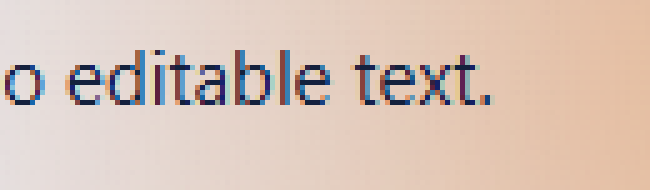
#> input picture tools/探针/样本/E6右端放大.png, 650 x 190 px
$ python -i 'P1前置-判据扫描2.py'   (imports and definitions only)
#> lines starting #> are read from the running program, lines starting #| are printed output that depends on the picture
# -*- coding: utf-8 -*-
r"""最后一次判据扫描：两个模型都跑，按「干净度」择优。

和上一轮的区别（这是重点）：
  上一轮结构 = "en 结果可疑吗？可疑才换 cyr"  ← 已证明走不通
  这一轮结构 = "两份都算好，谁更干净用谁"        ← 每张图多花 8.5ms，换掉猜错的风险

跑法：python "tools\脚本\P1前置-判据扫描2.py"
输出：tools\临时\_eslav\P1前置-判据扫描2.txt
"""
import json
import os
import sys

import numpy as np
import onnxruntime as ort
from PIL import Image

# [1 line not run here, left out]
ROOT = os.path.dirname(os.path.dirname(os.path.dirname(os.path.abspath(__file__))))
TMP = os.path.join(ROOT, 'tools', '临时', '_eslav')
REL = os.path.join(ROOT, 'release', 'v0.4.13', 'models', 'v5')
CORPUS = os.path.join(ROOT, 'tools', '语料')
OUT = []


def p(s=''):
    OUT.append(s)
    print(s)


def parse_dict_from_yml(path):
#> called with path = 'tools/临时/_eslav/itext_cyr.yml'
    items, started = [], False
    for line in open(path, encoding='utf-8', errors='replace'):
        st = line.strip()
        if st.startswith('character_dict'):
            started = True
            continue
        if not started:
            continue
        if st.startswith('- '):
            raw = st[2:].strip()
            if len(raw) >= 2 and raw[0] == raw[-1] and raw[0] in '\'"':
                raw = raw[1:-1]
            items.append(raw)
        elif st:
            break
#> further down, picture is the input picture: PIL image 650x190 RGBA; mean R, G, B, A 217.6, 197.1, 185.4, 255
    return items


class Rec:
    # [25 lines left out: functions __init__, run, not called in this run]


# [3 lines not run here, left out]
# [2 lines that did not run here, left out]


def split_lines(img, min_h=6):
#> called with min_h = 6
    g = img.convert('L')
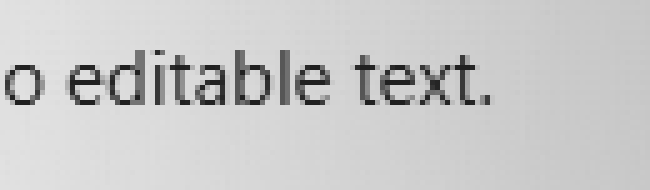
#> g: PIL image 650x190 L; min 32, max 225, mean 201.9
    w, h = g.size
#> w = 650; h = 190
    a = np.array(g)
    if a.mean() < 128:
        a = 255 - a
    ink = (a < 160).sum(axis=1)
#> ink = 190 values, max 265 at index 65, min 0 at index 0, mean 45.53
    thr = max(1, int(w * 0.005))
#> thr = 3
    rows = ink > thr
    bands, start = [], None
    for y, v in enumerate(rows):
        if v and start is None:
            start = y
        elif not v and start is not None:
            bands.append((start, y))
            start = None
#> this loop made 190 passes
#> (v, start) on pass 51: (True, 50)
#> v on passes 1 to 6: False, False, False, False, False, False
#> after the loop, bands = [(50, 105)]
    if start is not None:
        bands.append((start, h))
    merged = []
    gap_min = max(2, int(h * 0.02))
#> gap_min = 3
    for b in bands:
        if merged and b[0] - merged[-1][1] < gap_min:
            merged[-1] = [merged[-1][0], b[1]]
        else:
            merged.append(list(b))
#> this loop made 1 pass
#> after the loop, merged = [[50, 105]]
    out = []
    for y0, y1 in merged:
        if y1 - y0 < min_h:
            continue
        crop = img.crop((0, y0, w, y1))
        ga = np.array(crop.convert('L'))
        col = (ga < 160).sum(axis=0) if ga.mean() >= 128 else ((255 - ga) < 160).sum(axis=0)
        nz = np.nonzero(col > 0)[0]
        if len(nz):
            crop = crop.crop((max(0, nz[0] - 2), 0, min(w, nz[-1] + 3), y1 - y0))
        out.append(crop)
#> this loop made 1 pass
#> pass 1, in split_lines, `crop = img.crop((0, y0, w, y1))`:
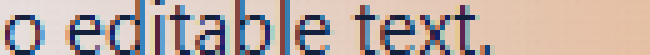
#> crop: PIL image 650x55 RGBA; mean R, G, B, A 189.4, 173.2, 166.6, 255
#> pass 1, in split_lines, `ga = np.array(crop.convert('L'))`:
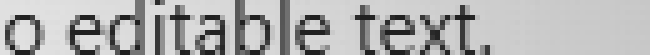
#> ga: shape (55, 650); min 32, max 225, mean 177.3
#> pass 1, in split_lines, `crop = crop.crop((max(0, nz[0] - 2), 0, min(w, nz[-1] + 3), y1 - y0))`:
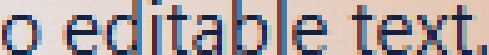
#> crop: PIL image 489x55 RGBA; mean R, G, B, A 176.5, 165.9, 165.1, 255
#> after the loop, out = 1 item
    return out if out else [img]


def norm(s):
    return ''.join(c.lower() for c in (s or '') if c.isalnum())


# [42 lines left out: functions lcs_ratio, quality, pick, not called in this run]


# ================= 语料 A：俄文 =================
# [1 line not run here, left out]
truth = {}
# [9 lines not run here, left out]

RU = sorted(k for k in truth if k.startswith(('材料1-B2', '材料2-R', '材料3-M3')))
ru = []
# [21 lines not run here, left out]

ru_ok = sum(1 for r in ru if r[5])
# [10 lines not run here, left out]
en = []
# [10 lines not run here, left out]

base = sum(1 for r in en if lcs_ratio(r['want'], r['te']) >= 0.90)
now = sum(1 for r in en if r['ok'])
# [6 lines not run here, left out]

lost = [r for r in en if lcs_ratio(r['want'], r['te']) >= 0.90 and not r['ok']]
gain = [r for r in en if lcs_ratio(r['want'], r['te']) < 0.90 and r['ok']]
# [11 lines not run here, left out]

txt = '\n'.join(OUT) + '\n'
# [3 lines not run here, left out]

>>> from PIL import Image
>>> picture = Image.open('../探针/样本/E6右端放大.png')
>>> result = split_lines(picture)
#> result = 1 item
